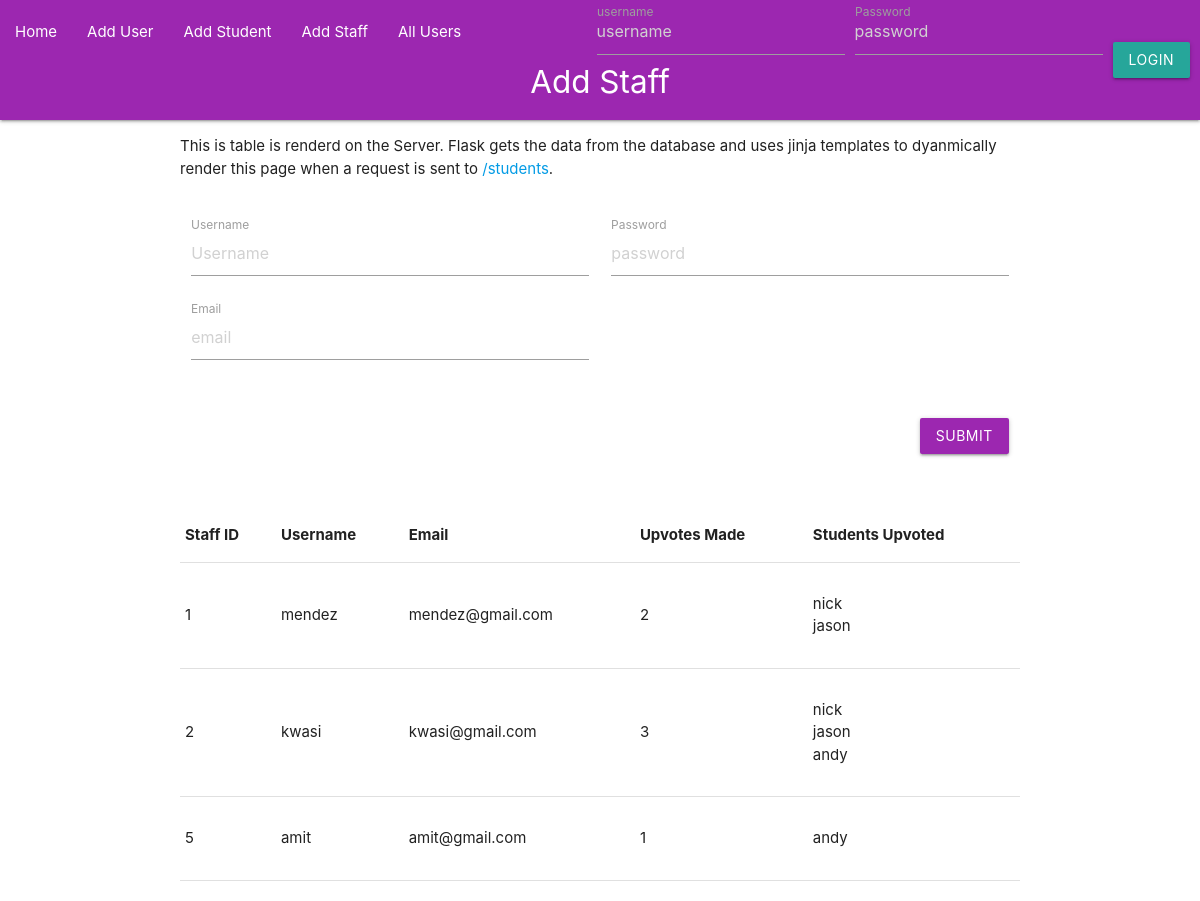
Screenshot of /staff with the database file from the repository.
### App/models/staff.py (models this page shows, shortened)
class Staff(User):
    __tablename__ = "staff"
    id = db.Column(db.Integer, db.ForeignKey('user.id'), primary_key=True)
    username =  db.Column(db.String, nullable=False, unique=True)
    email = db.Column(db.String(120), nullable=False)
    upvotes_made = db.Column(db.Integer, default=0)
    upvote_list = db.relationship('Upvote', backref='staff', lazy=True)
    __mapper_args__ = {
        'polymorphic_identity': 'staff'
    }

### App/models/upvote.py (models this page shows, shortened)
class Upvote(db.Model):
    __tablename__ = "upvote"
    id = db.Column(db.Integer, primary_key=True)
    staffid = db.Column(db.Integer, db.ForeignKey('staff.id'), nullable=False)
    studentid = db.Column(db.Integer, db.ForeignKey('student.id'), nullable=False)
    staff_name = db.Column(db.String)
    student_name = db.Column(db.String)

### App/views/staff.py (the view)
@staff_views.route('/staff', methods=['GET'])
def get_staff_page():
    staff = get_all_staff()
    return render_template('staff.html', staff=staff)

### App/controllers/auth.py (called while the page is built)
def add_auth_context(app):
    @app.context_processor
    def inject_user():
        try:
            verify_jwt_in_request()
            username = get_jwt_identity()  # Now it correctly retrieves the username
            current_user = User.query.filter_by(username=username).one_or_none()
            is_authenticated = current_user is not None
        except Exception as e:
            print(e)
            is_authenticated = False
            current_user = None
        return dict(is_authenticated=is_authenticated, current_user=current_user)

### App/controllers/staff.py (called while the page is built)
def get_all_staff():
    return Staff.query.all()

### App/templates/staff.html (shortened to what this page needs)
{% extends "layout.html" %}
{% block page %}Add Staff{% endblock %}
{% block content %}
    <div class="row">
        <p>
            This is table is renderd on the Server. Flask gets the data from the database and uses jinja templates to dyanmically render this page when a request is sent to <a href="/staff">/students</a>.
        </p>
    </div>
    <div class="row">
      <form class="col s12" method="POST" action="/staff">
        <div class="row">
          <div class="input-field col s6">
            <input placeholder="Username" name="username" type="text" class="validate">
            <label for="username">Username</label>
          </div>
          <div class="input-field col s6">
            <input placeholder="password" name="password" type="password" class="validate">
            <label for="password">Password</label>
          </div>
          <div class="input-field col s6">
            <input placeholder="email" name="email" type="email" class="validate">
            <label for="email">Email</label>
          </div>
        </div>
        <div class="row">
          <div class="input-field col s12">
            <button class="btn waves-effect waves-light right purple" type="submit" name="action">Submit</button>
          </div>
        </div>
      </form>
    </div>
    <div class="row">
      <table>
        <thead>
          <tr>
            <th>Staff ID</th><th>Username</th><th>Email</th><th>Upvotes Made</th><th>Students Upvoted</th>
          </tr>
        </thead>
        <tbody>
          {% for member in staff %}
            <tr>
                <td>{{member.id}}</td>
                <td>{{member.username}}</td>
                <td>{{member.email}}</td>
                <td>{{member.upvotes_made}}</td>
                <td>
                  <ul>
                  {% for upvote in member.upvote_list %}
                    <li>{{upvote.student_name}}</li>
                  {% endfor%}
                  </ul>
                </td>
            </tr>
          {% endfor %}
      </table>
    </div>
{% endblock %}

### rows the page displays
Staff: id "1", username "mendez", email "mendez@gmail.com", upvotes_made "2"
Upvote: student_name "nick"
Upvote: student_name "jason"
Staff: id "2", username "kwasi", email "kwasi@gmail.com", upvotes_made "3"
Upvote: student_name "nick"
Upvote: student_name "jason"
Upvote: student_name "andy"
Staff: id "5", username "amit", email "amit@gmail.com", upvotes_made "1"
Upvote: student_name "andy"
